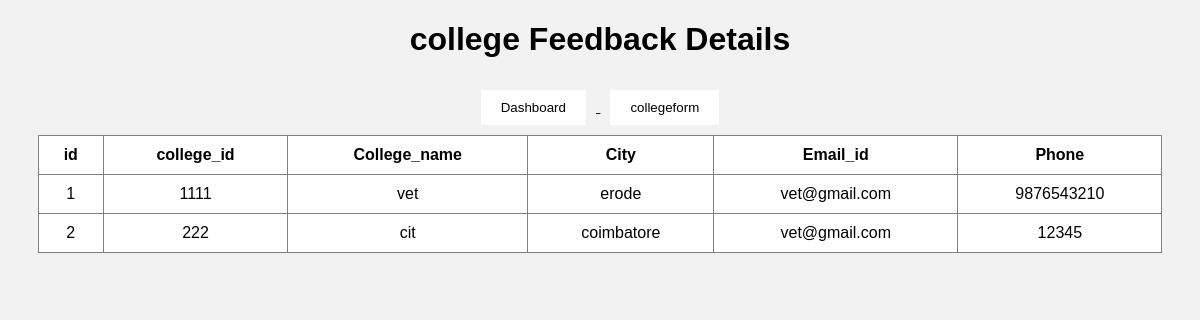
Screenshot of /collegeview with the database file from the repository.
### tables this page shows
CREATE TABLE college (
        id INTEGER PRIMARY KEY AUTOINCREMENT,
        college_id TEXT UNIQUE NOT NULL,
        college_name TEXT NOT NULL,
        city TEXT NOT NULL,
        email_id TEXT,
        phone TEXT
    );

### helloflask.py (the view)
@app.route("/collegeview")
def collegeview():
    conn=get_db()
    conn.row_factory=sqlite3.Row
    cur=conn.cursor()
    cur.execute("SELECT * FROM college")
    colleges=cur.fetchall()
    conn.close()
    return render_template(
        "collegeview.html",
        colleges=colleges
    )

### helloflask.py (called while the page is built)
def get_db():
    conn = sqlite3.connect(DATABASE)
    conn.row_factory = sqlite3.Row
    return conn

### templates/collegeview.html (shortened to what this page needs)
<!DOCTYPE html>
<html>
<head>
</head>
<body>
<h1>college Feedback Details</h1>
<center>
<a href="/dashboard">
<button>Dashboard</button>
</a>
<a href="/feedback">
<button>collegeform</button>
</a>
</center>
<table border="1">
     <tr>
        <th>id</th>
        <th>college_id</th>
        <th>College_name</th>
        <th>City</th>
        <th>Email_id</th>
        <th>Phone</th>
    </tr>
    {% for c in colleges %}
    <tr>
        <td>{{ c.id }}</td>
        <td>{{ c.college_id }}</td>
        <td>{{ c.college_name }}</td>
        <td>{{ c.city }}</td>
        <td>{{ c.email_id }}</td>
        <td>{{ c.phone }}</td>
    </tr>
    {% endfor %}
</table>
</body>
</html>

### templates/collegeview.html (style rules this page uses)
body { font-family:Arial; background:#f2f2f2; }
table { width:95%; margin:auto; border-collapse:collapse; background:white; }
th { background:white; color:black; padding:10px; }
td { padding:10px; text-align:center; border:1px solid gray; }
h1 { text-align:center; }
button { padding:10px 20px; background:white; color:black; border:none; margin:10px; }

### rows the page displays
college: id "1", college_id "1111", college_name "vet", city "erode", email_id "vet@gmail.com", phone "9876543210"
college: id "2", college_id "222", college_name "cit", city "coimbatore", email_id "vet@gmail.com", phone "12345"
